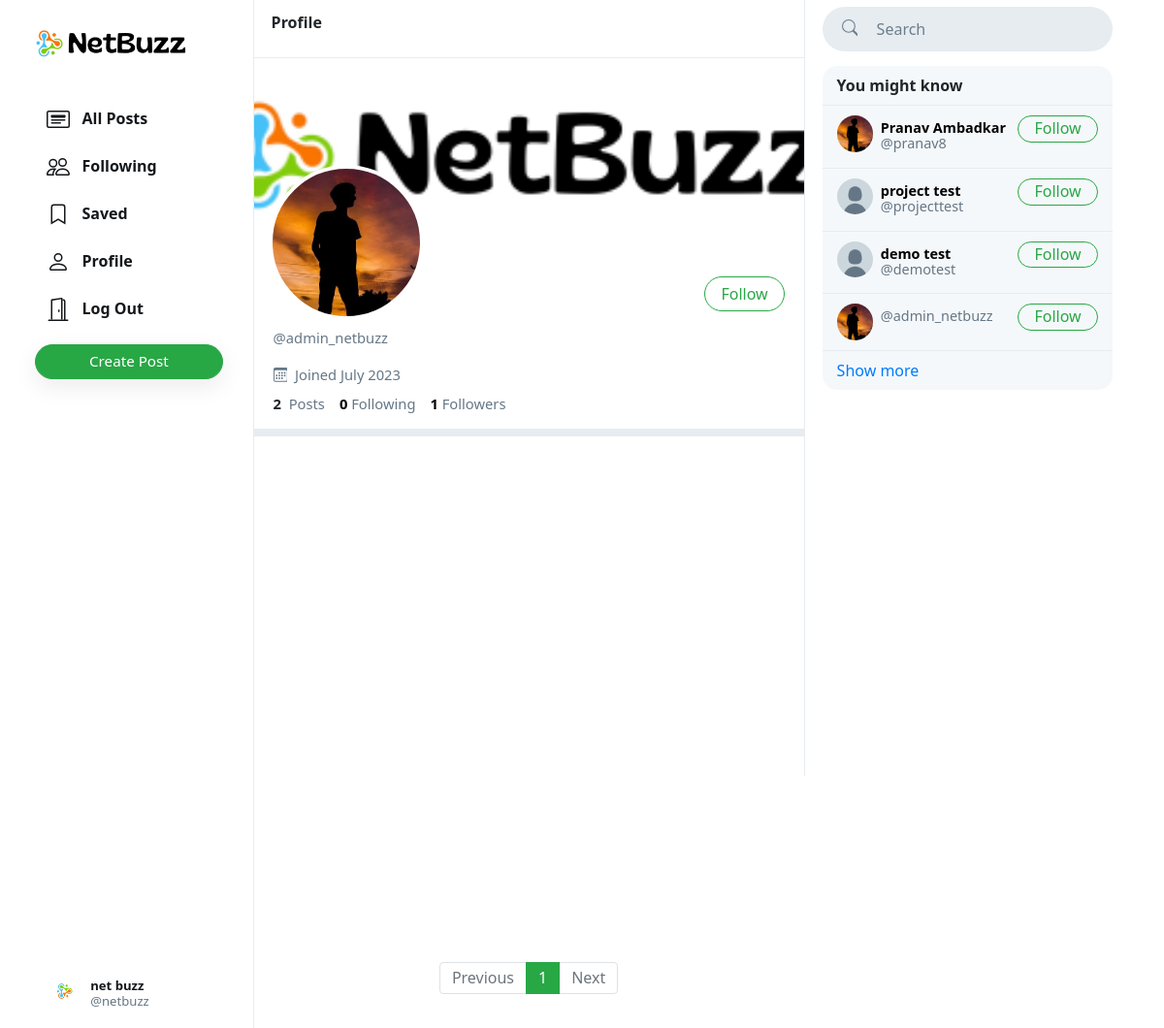
Page /admin_netbuzz (signed in) on the committed database.
### netbuzz/models.py (models this page shows, shortened)
class User(AbstractUser):
    profile_pic = models.ImageField(upload_to="profile_pic/")
    bio = models.TextField(max_length=150, blank=True, null=True)
    cover = models.ImageField(upload_to="covers/", blank=True)

### netbuzz/views.py (the view)
# urls.py: path("<str:username>", views.profile, name="profile"),
def profile(request, username):
    user = User.objects.get(username=username)
    all_posts = Post.objects.filter(creater=user).order_by('-date_created')
    paginator = Paginator(all_posts, 10)
    page_number = request.GET.get('page')
    if page_number == None:
        page_number = 1
    posts = paginator.get_page(page_number)
    followings = []
    suggestions = []
    follower = False
    if request.user.is_authenticated:
        followings = Follower.objects.filter(followers=request.user).values_list('user', flat=True)
        suggestions = User.objects.exclude(pk__in=followings).exclude(username=request.user.username).order_by("?")[:6]
        if request.user in Follower.objects.get(user=user).followers.all():
            follower = True
    follower_count = Follower.objects.get(user=user).followers.all().count()
    following_count = Follower.objects.filter(followers=user).count()
    return render(request, 'profile.html', {
        "username": user,
        "posts": posts,
        "posts_count": all_posts.count(),
        "suggestions": suggestions,
        "page": "profile",
        "is_follower": follower,
        "follower_count": follower_count,
        "following_count": following_count
    })

### netbuzz/templates/profile.html (shortened to what this page needs)
{% extends 'index.html' %}
{% load static %}
{% block profile %}
    <div class="profile-view" data-user="{{username.username}}">
        <div class="cover-image" style="background-image: url(/media/{{username.cover}})"></div>
        <div class="profile-image" style="background-image: url(/media/{{username.profile_pic}})"></div>
        <div class="profile-details">
            <div>
                {% if user.username == username.username %}
                    <button class="btn btn-outline-success float-right" id="edit-profile-btn">Edit Profile</button>
                {% elif is_follower %}
                    <button class="btn btn-success float-right" onclick="unfollow_user(this,'{{username.username}}','edit_page')" id="following-btn">Following</button>
                {% else %}
                    <button class="btn btn-outline-success float-right" onclick="follow_user(this,'{{username.username}}','edit_page')" id="follow-btn">Follow</button>
                {% endif %}
            </div>
            <div class="details-data">
                <div class="grey">@{{username.username}}</div>
                <div class="grey" style="padding: 8px 0px;">
                    &nbsp;Joined {{username.date_joined | date:"F Y"}}
                </div>
                <div>
                    <strong>
                        {{posts_count}}
                    </strong>
                    &nbsp;<span class="grey">Posts</span>
                    <a href="#">
                        <strong id="following__count">{{following_count | default:0}}</strong>&nbsp;<span class="grey">Following</span>
                    </a>
                    <a href="#">
                        <strong id="follower__count">{{follower_count | default:0}}</strong>&nbsp;<span class="grey">Followers</span>
                    </a>
                </div>
            </div>
        </div>
    </div>
    <div class="space"></div>
{% endblock %}

### netbuzz/templates/index.html (shortened to what this page needs)
{% extends 'layout.html' %}
{% load static %}
{% block body %}
    <div class="main-div">
        <div class="left-div">
            <nav class="head heading">
                {% if page == 'all_posts' %}
                    All Posts
                {% elif page == 'following' %}
                    Following
                {% elif page == 'saved' %}
                    Saved
                {% elif page == 'profile' %}
                    Profile
                {% else %}
                    Explore
                {% endif %}
            </nav>
            <div class="left-div-content">
                <div class="posts-view">
                    {% block profile %}
                    {% endblock %}
                    <div class="main-div-content">
                        <nav aria-label="Page navigation example" class="pagination-bar">
                            <ul class="pagination justify-content-center">
                                {% if posts.has_previous %}
                                    <li class="page-item">
                                        <a class="page-link" href="?page={{ posts.previous_page_number | default:1}}" tabindex="-1" aria-disabled="true">Previous</a>
                                    </li>
                                {% else %}
                                    <li class="page-item disabled">
                                        <a class="page-link" href="" tabindex="-1" aria-disabled="true">Previous</a>
                                    </li>
                                {% endif %}
                                {% for each in posts.paginator.page_range %}
                                    {% if each == posts.number %}
                                        <li class="page-item active"><a class="page-link" href="?page={{each}}">{{each}}</a></li>
                                    {% else %}
                                        <li class="page-item"><a class="page-link" href="?page={{each}}">{{each}}</a></li>
                                    {% endif %}
                                {% endfor %}
                                {% if posts.has_next %}
                                    <li class="page-item">
                                        <a class="page-link" href="?page={{ posts.next_page_number }}">Next</a>
                                    </li>
                                {% else %}
                                    <li class="page-item disabled">
                                        <a class="page-link" href="">Next</a>
                                    </li>
                                {% endif %}
                            </ul>
                        </nav>
                    </div>
                </div>
            </div>
        </div>
    </div>
{% endblock %}

### netbuzz/templates/layout.html (shortened to what this page needs)
{% load static %}
<!DOCTYPE html>
<html lang="en">
<head>
    <link rel="stylesheet" href="https://stackpath.bootstrapcdn.com/bootstrap/4.4.1/css/bootstrap.min.css">
    <link href="{% static 'style.css' %}" rel="stylesheet">
</head>
<body>
    <div class="body" data-page="{{page}}">
        <div class="sidenav">
            <a href="{% url 'index' %}" class="navbar-brand">
                <img src="{% static 'Images/main_logo.png' %}" height="52px">
            </a>
            <div style="height: 100%;">
                <div>
                    <div>
                        <ul>
                            <li class="nav-item" id="all_posts">
                            <a href="{% url 'index' %}" class="nav-link">
                                <div>
                                    &nbsp;&nbsp;All Posts
                                </div>
                            </a>
                            </li>
                            {% if user.is_authenticated %}
                                <li class="nav-item" id="following">
                                    <a href="{% url 'following' %}" class="nav-link">
                                        <div>
                                            &nbsp;&nbsp;Following
                                        </div>
                                    </a>
                                </li>
                                <li class="nav-item" id="saved">
                                    <a href="{% url 'saved' %}" class="nav-link">
                                        <div>
                                            <svg width="1.5em" height="1.5em" viewBox="0 0 16 16" class="bi bi-bookmark" fill="currentColor" xmlns="http://www.w3.org/2000/svg">
                                                <path fill-rule="evenodd" d="M8 12l5 3V3a2 2 0 0 0-2-2H5a2 2 0 0 0-2 2v12l5-3zm-4 1.234l4-2.4 4 2.4V3a1 1 0 0 0-1-1H5a1 1 0 0 0-1 1v10.234z"/>
                                              </svg>
                                            &nbsp;&nbsp;Saved
                                        </div>
                                    </a>
                                </li>
                                <li class="nav-item" id="profile">
                                    <a href="{% url 'profile' user.username %}" class="nav-link">
                                        <div>
                                            &nbsp;&nbsp;Profile
                                        </div>
                                    </a>
                                </li>
                                <li class="nav-item" id="logout">
                                    <a href="{% url 'ulogout' %}" class="nav-link">
                                        <div>
                                            &nbsp;&nbsp;Log Out
                                        </div>
                                    </a>
                                </li>
                            {% endif %}
                        </ul>
                    </div>
                    {% if user.is_authenticated %}
                            <button id="popup-btn" class="btn btn-success new-post-btn" onclick="createpost()">Create Post</button>
                    {% endif %}
                </div>
                <div style="position: absolute; bottom: 10px;">
                    {% if user.is_authenticated %}
                        <li class="nav-item sidenav-user">
                            <a href="{% url 'profile' user.username %}" class="nav-link">
                                <div class="user_account">
                                    <div class="small-profilepic" style="float: left; background-image: url(/media/{{user.profile_pic}})"></div>
                                    <div style="height: 2.7vw; margin: auto;">
                                        <div style="margin-top: 4px;"><strong>{{user.first_name}} {{user.last_name}}</strong></div>
                                        <div class="grey" style="margin-top: 4px;">@{{ user.username }}</div>
                                    </div>
                                </div>
                            </a>
                        </li>
                    {% endif %}
                </div>
            </div>
        </div>
        {% block body %}
        {% endblock %}
        <div class="right-div">
            <nav class="head">
                <form action="#">
                    <div class="search-div">
                        <div>
                        </div>
                        <input type="text" name="query" id="search-box" placeholder="Search">
                    </div>
                </form>
            </nav>
            <div class='right-div-content'>
                <div class="space" style="background-color: white;"></div>
                {% if user.is_authenticated %}
                    <div class="suggestion-box">
                        <div class="suggestion-header">
                            You might know
                        </div>
                        {% for suggestion in suggestions %}
                            <div class="suggestion-user">
                                <div>
                                    <a href="{% url 'profile' suggestion.username %}">
                                        <div class="small-profilepic" style="background-image: url(/media/{{suggestion.profile_pic}})"></div>
                                    </a>
                                </div>
                                <div class="user-details">
                                    <a href="{% url 'profile' suggestion.username %}">
                                        <div id="user-name">
                                            <strong>
                                                {{suggestion.first_name}} {{suggestion.last_name}}
                                            </strong>
                                        </div>
                                        <div class="grey">@{{suggestion.username}}</div>
                                    </a>
                                </div>
                                <div>
                                    <button class="btn btn-outline-success" type="button" onclick="follow_user(this,'{{suggestion.username}}','suggestion')">Follow</button>
                                </div>
                            </div>
                        {% empty %}
                                <div style="text-align: center; border-bottom: .5px solid #e6ecf0; padding: 10px 15px;">
                                    <span class="grey" style="font-size: .9em;">No suggestions available.</span>
                                </div>
                        {% endfor %}
                        <div class="suggestion-footer">
                            <a href="#">Show more</a>
                        </div>
                    </div>
                {% endif %}
            </div>
        </div>
    </div>
</body>
</html>

### rows in the picture
User: profile_pic (picture), first_name "net", last_name "buzz", username "netbuzz"
User: cover (picture), profile_pic (placeholder picture), username "admin_netbuzz", date_joined "July 2023"
User: profile_pic (picture), first_name "Pranav", last_name "Ambadkar", username "pranav8"
User: profile_pic (placeholder picture), first_name "project", last_name "test", username "projecttest"
User: profile_pic (placeholder picture), first_name "demo", last_name "test", username "demotest"

### other values in the picture
{{ posts_count }} "2"
{{ following_count | default:0 }} "0"
{{ follower_count | default:0 }} "1"
{{ each }} "1"
